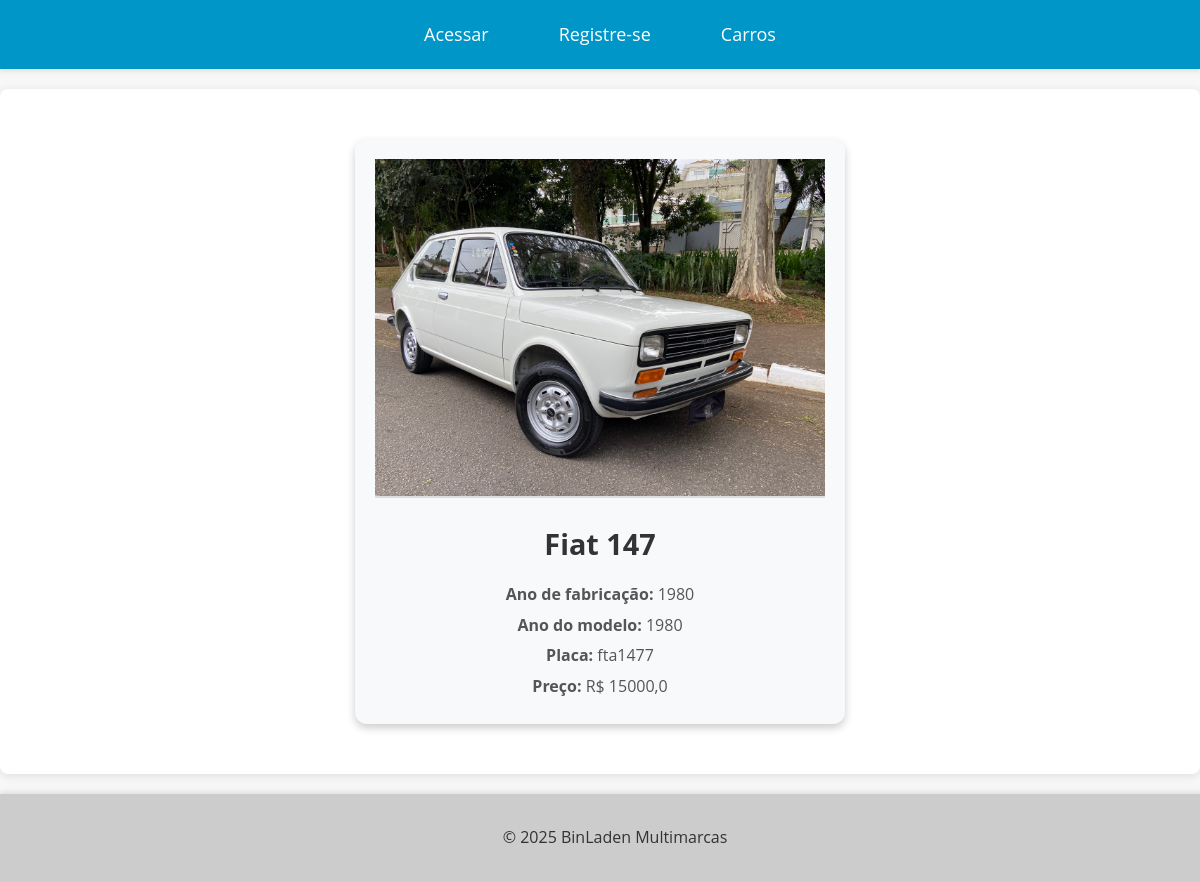
The app's page /car/11/, older data.
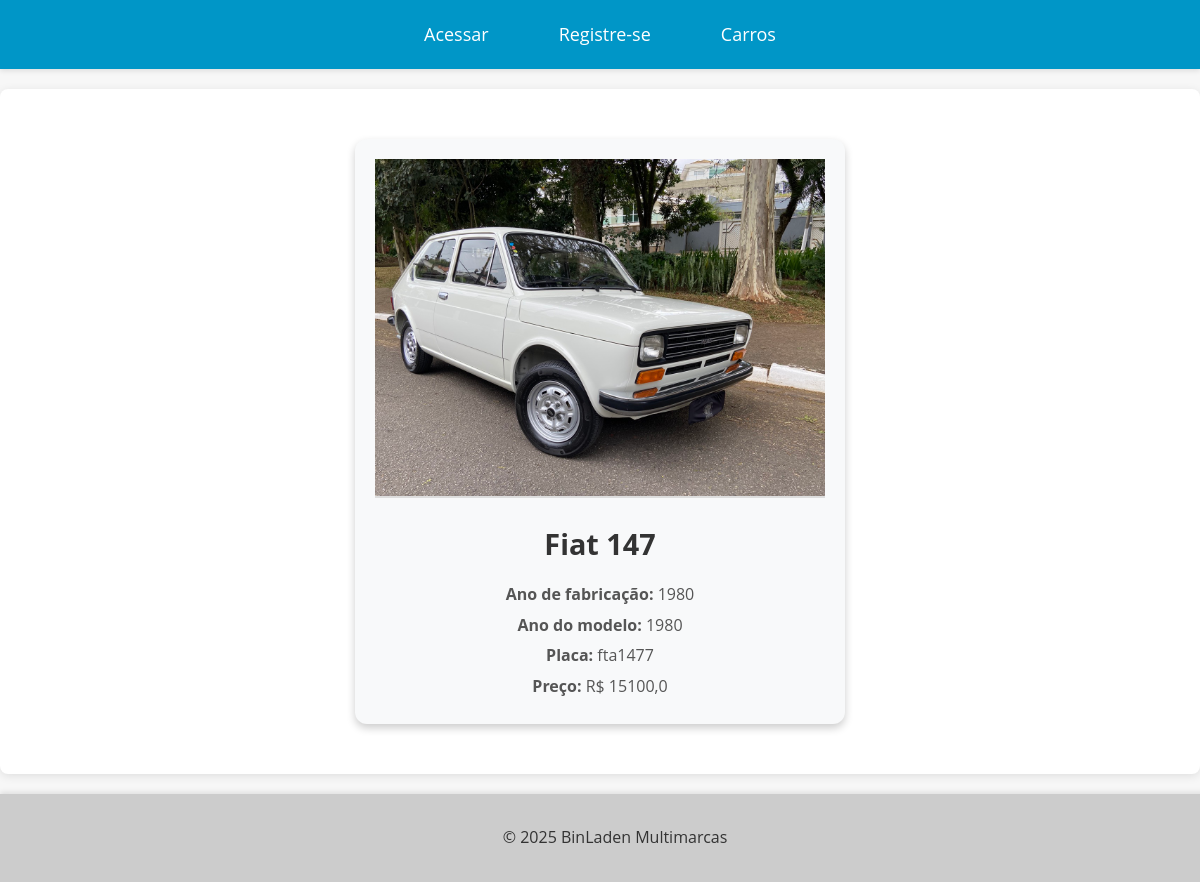
The same page, newer data.
### cars/models.py (models this page shows, shortened)
class Car(models.Model):
    id = models.AutoField(primary_key=True)
    model = models.CharField(max_length=200)
    brand = models.ForeignKey(Brand, on_delete=models.PROTECT, related_name='car_brand')
    factory_year = models.IntegerField(blank=True, null=True)
    model_year = models.IntegerField(blank=True, null=True)
    plate = models.CharField(max_length=100, blank=True, null=True)
    value = models.FloatField(blank=True, null=True)
    photo = models.ImageField(upload_to='cars/', blank=True, null=True)
    bio = models.TextField(blank=True, null=True)

class Brand(models.Model):
    id = models.AutoField(primary_key=True)
    name = models.CharField(max_length=200)
    def __str__(self):
        return self.name

### cars/views.py (the view)
# urls.py: path('car/<int:pk>/', CarDetailView.as_view(), name='car_detail'),
class CarDetailView(DetailView):
    model = Car
    template_name = "car_detail.html"

### cars/templates/car_detail.html (shortened to what this page needs)
{% extends "base.html" %}
{% load static %}
{% block content %}
<div class="car-card">
  {% if car.photo %}
    <img src="{{ car.photo.url }}" alt="{{ car.model }} - {{ car.brand }}">
  {% else %}
    <img src="{% static 'marca.jpg' %}" alt="{{ car.model }} - {{ car.brand }}">
  {% endif %}
  <h2>{{ object.brand }} {{ object.model }}</h2>
  <p><strong>Ano de fabricação:</strong> {{ object.factory_year }}</p>
  <p><strong>Ano do modelo:</strong> {{ object.model_year }}</p>
  <p><strong>Placa:</strong> {{ object.plate }}</p>
  <p><strong>Preço:</strong> R$ {{ object.value }}</p>
</div>
{% endblock %}

Row changes from the older to the newer data that the page shows:
changed Car "fta1477": value "15000,0" → "15100,0"
